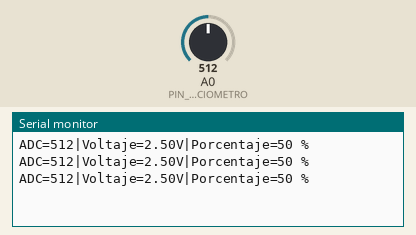
Simulated run of this sketch. Board: Arduino Uno, built with avr-gcc and run on an emulated ATmega328P. Parts: the last lines printed to the serial monitor. The test bench sets the inputs (shaded band); at power-on: A0 (PIN_POTENCIOMETRO) = 512.

Above: at 1.3 s.
1.4 s: A0 (PIN_POTENCIOMETRO) set to 716
At 1.9 s:
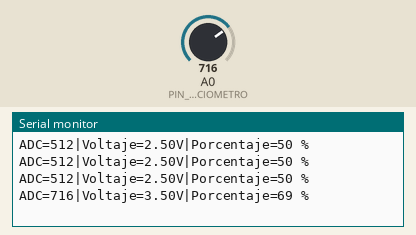
2.9 s: A0 (PIN_POTENCIOMETRO) set to 900
At 3.4 s:
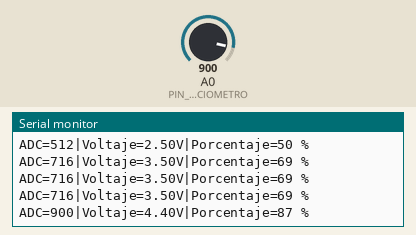
Timing chart, 0 to 5.9 s (numbered marks = the images above; inputs shaded):
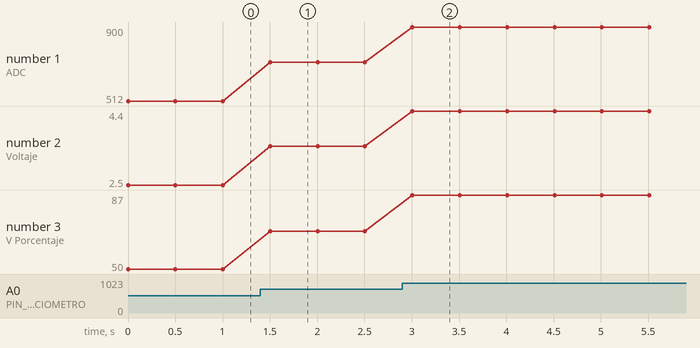

The sketch:

etapa2.ino
```cpp
const int PIN_POTENCIOMETRO = A0;
const int ADC_MAX = 1023;
const float VREF = 5.0;

int leerADC(int pin) {
  return analogRead(pin);
}

float calcularVoltaje(int valorADC) {
  return (valorADC * VREF) / ADC_MAX;
}

int calcularPorcentaje(int valorADC) {
  return (int)((long)valorADC * 100L / ADC_MAX);
}

void mostrarDatos(int valorADC, float voltaje, int porcentaje) {
  Serial.print("ADC=");
  Serial.print(valorADC);
  Serial.print("|Voltaje=");
  Serial.print(voltaje, 2);
  Serial.print("V");
  Serial.print("|Porcentaje=");
  Serial.print(porcentaje);
  Serial.println(" %");
}

void setup() {
  Serial.begin(9600);
}

void loop() {
  int valorADC = leerADC(PIN_POTENCIOMETRO);
  float voltaje = calcularVoltaje(valorADC);
  int porcentaje = calcularPorcentaje(valorADC);

  mostrarDatos(valorADC, voltaje, porcentaje);

  delay(500);
}
```

Measured:
- after the input at 1.4 s, the serial monitor: prints a new line after 0.10 s (image 1)
- after the input at 2.9 s, the serial monitor: prints a new line after 0.11 s (image 2)
- plotted number 1: 512 → 716 after the input at 1.4 s, 716 → 900 after the input at 2.9 s
- plotted number 2: 2.5 → 3.5 after the input at 1.4 s, 3.5 → 4.4 after the input at 2.9 s
- plotted number 3: 50 → 69 after the input at 1.4 s, 69 → 87 after the input at 2.9 s
